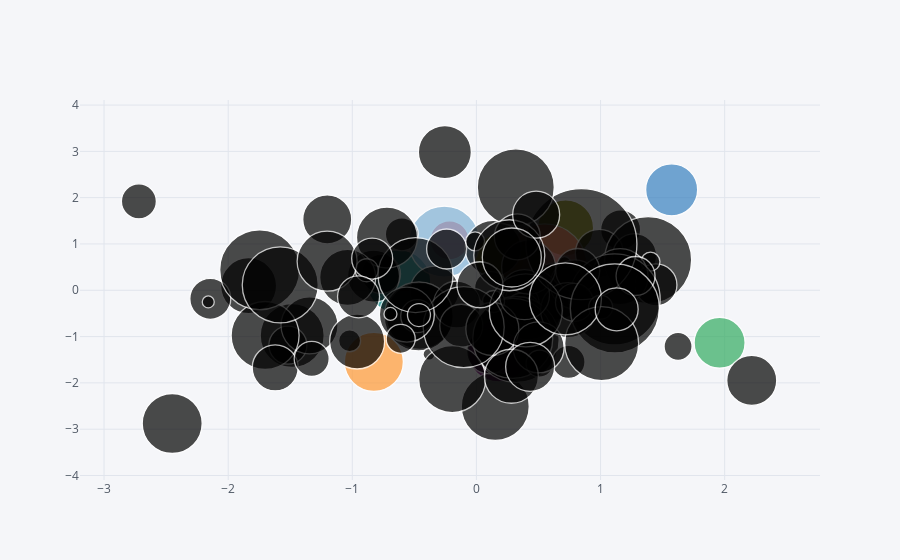

The cell this chart's notebook holds for it:
### Code cell
df1.iplot(kind='bubble',x='A',y='B',size='C')
